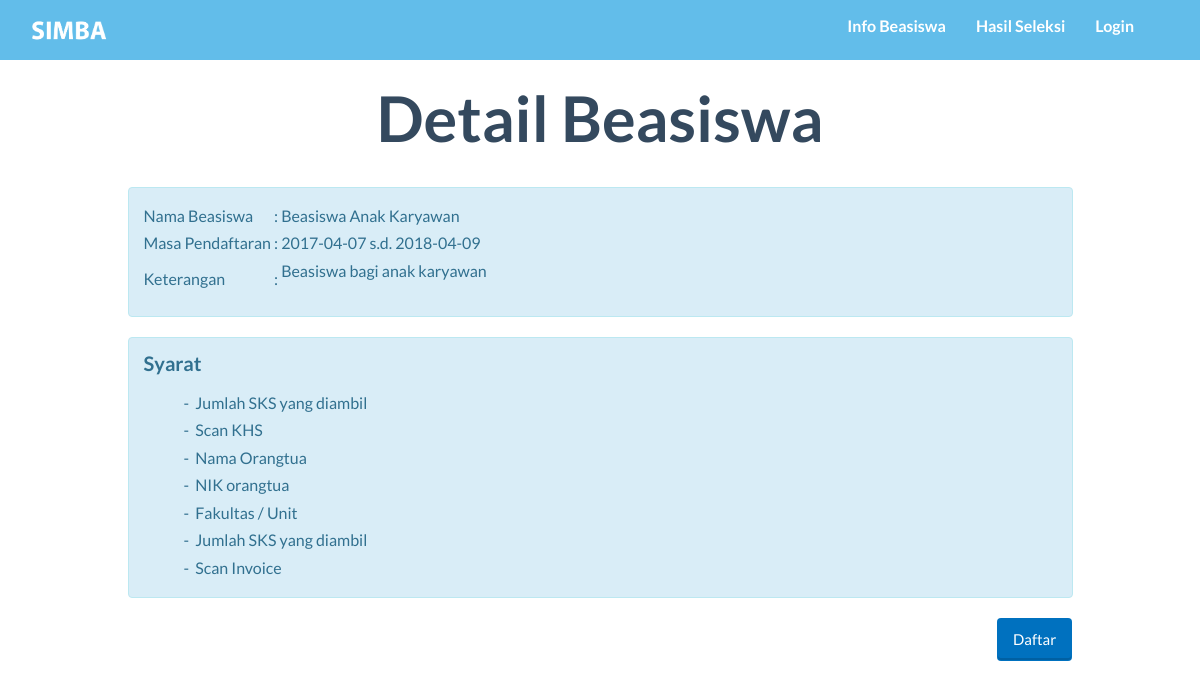
The app's page /detail_beasiswa.php?id=A01 with its own data.
### tables this page shows
CREATE TABLE `beasiswa` (
  `kd_bsw` char(3) NOT NULL,
  `nama_bsw` varchar(99) NOT NULL,
  `semt` char(6) NOT NULL,
  `thn_ajar` char(9) NOT NULL,
  `tgl_buka` date NOT NULL,
  `tgl_tutup` date NOT NULL,
  `kuota` int(11) NOT NULL,
  `isTampil` tinyint(1) NOT NULL,
  `Keterangan` mediumtext NOT NULL,
  `isPublish` tinyint(1) NOT NULL DEFAULT '0'
);

CREATE TABLE `ref_syarat` (
  `kd_syarat` char(3) NOT NULL,
  `nama_syarat` varchar(99) NOT NULL,
  `tipe_syarat` char(2) NOT NULL
);

### detail_beasiswa.php (the view, shortened to what this page needs)
<?php
Include("function/koneksi.php");
?>
<!DOCTYPE HTML>
<html>
<head>
  <link href="css/bootstrap.min.css" rel="stylesheet">
  <link rel="stylesheet" href="https://maxcdn.bootstrapcdn.com/bootstrap/3.3.7/css/bootstrap.min.css">
  <link href="font-awesome/css/font-awesome.min.css" rel="stylesheet">
  <link href="css/general.css" rel="stylesheet">
  <link href="css/custom.css" rel="stylesheet">
  <link href="css/owl.carousel.css" rel="stylesheet">
  <link href="css/owl.theme.css" rel="stylesheet">
  <link href="css/style.css" rel="stylesheet">
  <link href="css/animate.css" rel="stylesheet">
  <link rel="stylesheet" href="css/magnific-popup.css">
</head>
<body>
  <nav class="navbar-default" role="navigation" style="position: fixed; top: 0px;">
    <div class="container">
      <a class="" href="index.php">
        <img src="img/logo2.png" height="45px" style="margin-top:8px; margin-left:0" id="logo"/>
      </a>
      <div class="collapse navbar-collapse navbar-right navbar-ex1-collapse stuckMenu">
        <ul class="nav navbar-nav">
          <li class="menuItem"><a href="index.php#infoBeasiswa">Info Beasiswa </a></li>
          <li class="menuItem"><a href="index.php#hasilSeleksi">Hasil Seleksi </a></li>
          <?php
          if(isset($_SESSION['login_user'])){
            $username= $_SESSION['login_user'];
            echo'
            <li class="menuItem dropdown">
            <a class="dropdown-toggle" data-toggle="dropdown" href="#">'.$username.'<span class="caret"></span></a>
            <ul class="dropdown-menu">
            <li><a href="function/logout.php">Logout</a></li>
            </ul>
            </li>';
          } else {
            echo'<li class="menuItem"><a href="form_login.php">Login</a></li>';
          }
          ?>
        </ul>
      </div>
    </div>
  </nav>
  <div class="container">
    <div class="row">
      <br>
      <a href="index.php#infoBeasiswa">Back to Home</a>
        <h2 class="text-center"> Detail Beasiswa</h2>
    <?php
    $kode_bsw= $_GET['id'];
    $getBswSql="SELECT kd_bsw,nama_bsw,tgl_buka,tgl_tutup,Keterangan,kuota from beasiswa where kd_bsw='$kode_bsw'";
    $getBeasiswa=mysqli_query($koneksi,$getBswSql);
    $rowBsw=mysqli_fetch_array($getBeasiswa);
    ?>
    <br>
    <div class="col-md-1 col-lg-1"></div>
    <div class="col-md-10">
      <div class="alert alert-info" id="ringkasanBsw">
        <table>
          <tr>
            <td> Nama Beasiswa</td>
            <td>&nbsp:&nbsp</td>
            <td><?php echo $rowBsw['nama_bsw'];?></td>
          </tr>
          <tr>
            <td> Masa Pendaftaran </td>
            <td>&nbsp:&nbsp</td>
            <td><?php echo $rowBsw['tgl_buka'];?> s.d. <?php echo $rowBsw['tgl_tutup'];?></td>
          </tr>
          <tr>
            <td> Keterangan</td>
            <td> &nbsp:&nbsp</td>
            <td><p><?php echo $rowBsw['Keterangan'];?></p></td>
          </tr>
        </table>
      </div>
      <?php
      $getSyrSql="SELECT nama_syarat FROM ref_syarat rs NATURAL JOIN syarat_bsw sb NATURAL JOIN beasiswa b WHERE b.kd_bsw='$kode_bsw'";
      $getSyrBeasiswa=mysqli_query($koneksi,$getSyrSql);
      ?>
      <div class="alert alert-info" id="syaratBsw">
        <h4> Syarat</h4>
        <ul style="list-style-type:disc">
        <?php
        while ($rowSyrBsw=mysqli_fetch_array($getSyrBeasiswa)){
          echo"<li> - &nbsp";
          echo $rowSyrBsw['nama_syarat'];
          echo "</li>";
        }
         ?>
       </ul>
      </div>
    <?php
    if ($rowBsw['tgl_tutup'] > date("Y-m-d")){
      if(isset($_SESSION['login_user'])){
        $availableMsg='<a href="form_daftar_beasiswa.php?kd_bsw='.$rowBsw['kd_bsw'].'" class="btn wow tada btn-embossed btn-primary pull-right animated animated">Daftar</a>';
      } else{
        $availableMsg='<a href="form_login.php" class="btn wow tada btn-embossed btn-primary pull-right animated animated">Daftar</a>';
      }} else{
        $availableMsg='<div class="alert alert-danger" style="opacity:0.7;">Pendaftaran telah ditutup</div>';
      }
      echo $availableMsg;
      ?>
  </div>
</div>
</div>
  </html>

### css/general.css (style rules this page uses)
#logo { float: left; position: absolute;; }
body, html { height: 100%; width: 100%; overflow-x:hidden; }
.btn-primary { border-color: rgba(52, 73, 94, 0); }
.navbar-default { position: relative; min-height: 60px; width: 100%; z-index: 999; }
.navbar-default .navbar-nav>li>a { color: #ffffff; }

### css/custom.css (style rules this page uses)
li a, .dropbtn { display: inline-block; color: white; text-align: center; padding: 14px 16px; text-decoration: none; }

### records on screen
beasiswa: nama_bsw "Beasiswa Anak Karyawan", tgl_buka "2017-04-07", tgl_tutup "2018-04-09", Keterangan "Beasiswa bagi anak karyawan"
ref_syarat: nama_syarat "Jumlah SKS yang diambil"
ref_syarat: nama_syarat "Scan KHS"
ref_syarat: nama_syarat "Nama Orangtua"
ref_syarat: nama_syarat "NIK orangtua"
ref_syarat: nama_syarat "Fakultas / Unit"
ref_syarat: nama_syarat "Scan Invoice"
